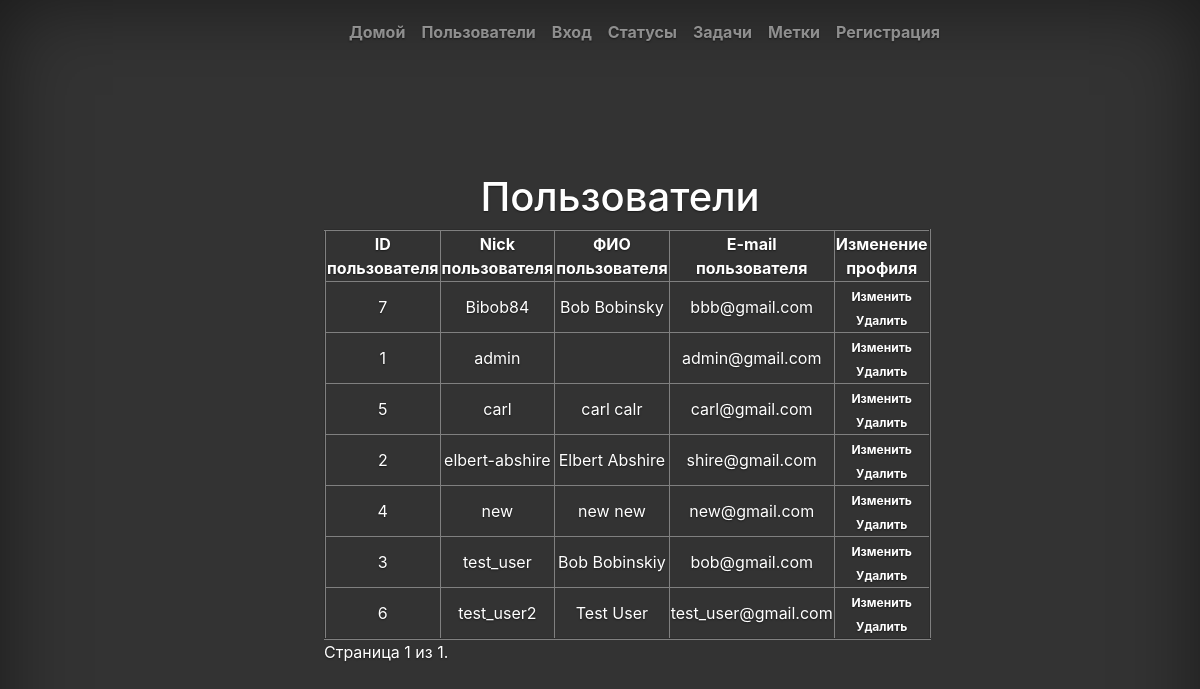
/users/, run on the app's committed database.
### users/models.py (models this page shows, shortened)
class CustomUser(AbstractUser):
    class Meta():
        ordering = ['username']

### users/views.py (the view, shortened to what this page needs)
# urls.py: path('', views.ListUserView.as_view(), name='user_list'),
class ListUserView(generic.ListView):
    model = CustomUser
    paginate_by = 10
    template_name = 'user_index.html'

### users/templates/user_index.html (shortened to what this page needs)
{% extends 'index.html' %}
{% load bootstrap4 %}
{% load i18n %}
{% translate "previous" as previous %}
{% translate "next" as next %}
{% translate "last" as last %}
{% block welcome %}
<h1>Пользователи</h1>
<table border="2" align="center">
	<tr>
		<th>ID пользователя</th>
		<th>Nick пользователя</th>
		<th>ФИО пользователя</th>
		<th>E-mail пользователя</th>
		<th>Изменение профиля</th>
	</tr>
{% for user in object_list %}
	<tr>
		<td><a href={% url 'users:user' user.id %}>{{ user.id }}</a></td>
		<td><a href={% url 'users:user' user.id %}>{{ user.username }}</a></td>
		<td><a href={% url 'users:user' user.id %}>{{ user.first_name }} {{ user.last_name }}</a></td>
		<td><a href={% url 'users:user' user.id %}>{{ user.email }}</a></td>
		<td>
			<a class="badge badge-infop-2" href={% url 'users:update_user' user.id %}>Изменить</a>
			<a class="badge badge-infop-2" href={% url 'users:delete_user' user.id %}>Удалить</a>
		</td>
	</tr>
{% endfor %}
</table>
<div class="pagination">
    <span class="step-links">
	    <span class="current">
	        Страница {{ page_obj.number }} из {{ page_obj.paginator.num_pages }}.
	    </span>
    </span>
</div>
{% endblock %}

### task_manager/static/css/cover.css (style rules this page uses)
a, a:focus, a:hover { color: #fff; }
html, body { height: 100%; background-color: #333; }
body { display: -ms-flexbox; display: -webkit-box; display: flex; -ms-flex-pack: center; -webkit-box-pack: center; justify-content: center; color: #fff; text-shadow: 0 .05rem .1rem rgba(0, 0, 0, .5); box-shadow: inset 0 0 5rem rgba(0, 0, 0, .5); }

### data on the page
CustomUser: id "7", username "Bibob84", first_name "Bob", last_name "Bobinsky", email "bbb@gmail.com"
CustomUser: id "1", username "admin", email "admin@gmail.com"
CustomUser: id "5", username "carl", first_name "carl", last_name "calr", email "carl@gmail.com"
CustomUser: id "2", username "elbert-abshire", first_name "Elbert", last_name "Abshire", email "shire@gmail.com"
CustomUser: id "4", username "new", first_name "new", last_name "new", email "new@gmail.com"
CustomUser: id "3", username "test_user", first_name "Bob", last_name "Bobinskiy", email "bob@gmail.com"
CustomUser: id "6", username "test_user2", first_name "Test", last_name "User", email "test_user@gmail.com"

### other printed values
{{ page_obj.number }} "1"
{{ page_obj.paginator.num_pages }} "1"
